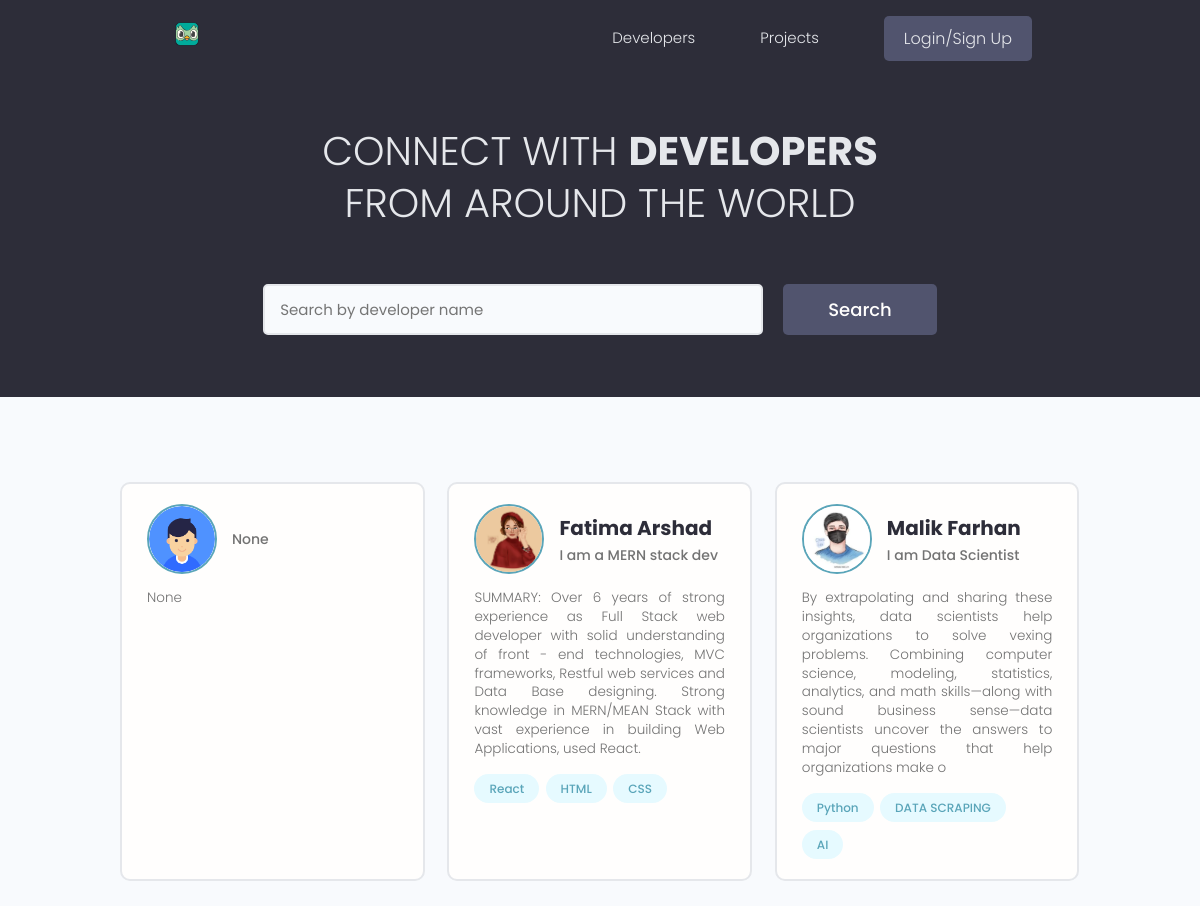
The page / on the database its author committed.
### users/models.py (models this page shows, shortened)
class Profile(models.Model):
    user = models.OneToOneField(User, on_delete=models.CASCADE, null=True, blank=True)
    name = models.CharField(max_length=200, blank=True, null=True)
    email = models.EmailField(max_length=500, blank=True, null=True)
    username = models.CharField(max_length=200, blank=True, null=True)
    location = models.CharField(max_length=200, blank=True, null=True)
    short_intro = models.CharField(max_length=200, blank=True, null=True)
    bio = models.TextField(blank=True, null=True)
    profile_image = models.ImageField(null=True, blank=True, upload_to='profiles/', default='profiles/user_default.png')
    social_github = models.CharField(max_length=200, blank=True, null=True)
    social_twitter = models.CharField(max_length=200, blank=True, null=True)
    social_linkedin = models.CharField(max_length=200, blank=True, null=True)
    social_stackoverflow = models.CharField(max_length=200, blank=True, null=True)
    created = models.DateField(auto_now_add=True)
    id = models.UUIDField(default=uuid.uuid4, unique=True, primary_key=True, editable=False)
    @property
    def imageURL(self):
        try:
            url = self.profile_image.url
        except:
            url = ''
        return url

class Skill(models.Model):
    owner = models.ForeignKey(Profile, on_delete=models.CASCADE, null=True, blank=True)
    name = models.CharField(max_length=200, blank=True, null=True)
    description = models.TextField(null=True, blank=True)
    created = models.DateField(auto_now_add=True)
    id = models.UUIDField(default=uuid.uuid4, unique=True, primary_key=True, editable=False)
    def __str__(self):
        return str(self.name)

### users/views.py (the view)
# urls.py: path("", profiles, name="profiles"),
def profiles(request):
    profiles, search_query = searchProfiles(request)
    custom_range, profiles = paginationProfiles(request, profiles, 3)
    context = {'profiles': profiles, 'search_query': search_query, 'custom_range': custom_range}
    return render(request, 'users/profiles.html', context)

### users/utils.py (called while the page is built)
def paginationProfiles(request, profiles, results):
    page = request.GET.get('page')
    paginator = Paginator(profiles, results)
    try:
        profiles = paginator.page(page)
    except PageNotAnInteger:
        page = 1
        profiles = paginator.page(page)
    except EmptyPage:
        page = paginator.num_pages
        profiles = paginator.page(page)
    leftIndex = (int(page) - 1)
    if leftIndex < 1:
        leftIndex = 1
    rightIndex = (int(page) + 2)
    if rightIndex > paginator.num_pages:
        rightIndex = paginator.num_pages + 1
    custom_range = range(leftIndex, rightIndex)
    return custom_range, profiles

def searchProfiles(request):
    search_query = ''
    if request.GET.get('search_query'):
        search_query = request.GET.get('search_query')
    skills = Skill.objects.filter(name__icontains=search_query)
    profiles = Profile.objects.distinct().filter(
        Q(name__icontains=search_query) |
        Q(short_intro__icontains=search_query) |
        Q(skill__in=skills)
    )
    return profiles, search_query

### users/templates/users/profiles.html (shortened to what this page needs)
{% extends 'main.html' %}
{% block content %}
  <main class="home">
    <section class="hero-section text-center">
      <div class="container container--narrow">
        <div class="hero-section__box">
          <h2>CONNECT WITH <span>DEVELOPERS</span></h2>
          <h2>FROM AROUND THE WORLD</h2>
        </div>
        <div class="hero-section__search">
          <form id="searchForm" class="form" action="{% url 'profiles' %}" method="get">
            <div class="form__field">
              <input class="input input--text" id="formInput#search" type="text" name="search_query"
                value="{{search_query}}" placeholder="Search by developer name" />
            </div>
            <input class="btn btn--sub btn--lg" type="submit" value="Search" />
          </form>
        </div>
      </div>
    </section>
    <section class="devlist">
      <div class="container">
        <div class="grid grid--three">
          {% for profile in profiles %}
          <div class="column card">
            <div class="dev">
              <a href="{% url 'user-profile' profile.id %}" class="card__body">
                <div class="dev__profile">
                  <img class="avatar avatar--md" src="{{ profile.imageURL }}" alt="image" />
                  <div class="dev__meta">
                    <h3>{{ profile.name }}</h3>
                    <h5>{{ profile.short_intro|slice:"60" }}</h5>
                  </div>
                </div>
                <p class="dev__info">{{ profile.bio|slice:"300" }}</p>
                <div class="dev__skills">
                  {% for skill in profile.skill_set.all|slice:"5" %}
                  <span class="tag tag--pill tag--main">
                    <small>{{ skill }}</small>
                  </span>
                  {% endfor %}
                </div>
              </a>
            </div>
          </div>
          {% endfor %}
        </div>
      </div>
    </section>
  </main>
{% endblock content %}

### templates/main.html (shortened to what this page needs)
<!DOCTYPE html>
{% load static %}
<html lang="en">
<head>
  <link rel="stylesheet" href="https://cdn.iconmonstr.com/1.3.0/css/iconmonstr-iconic-font.min.css" />
  <link rel="stylesheet" href="{% static 'uikit/styles/uikit.css' %}" />
  <link rel="stylesheet" href="{% static 'styles/app.css' %}" />
</head>
<body>
{% include 'navBar.html' %}
{% block content %}
{% endblock content %}
</body>
</html>

### templates/navBar.html (shortened to what this page needs)
{% load static %}
  <header class="header">
    <div class="container container--narrow">
      <a href="{% url 'profiles' %}" class="header__logo">
        <img src="{% static 'images/logo.svg' %}" alt="DevSearch Logo" />
      </a>
      <nav class="header__nav">
        <ul class="header__menu">
          <li class="header__menuItem"><a href="{% url 'profiles' %}">Developers</a></li>
          <li class="header__menuItem"><a href="{% url 'projects' %}">Projects</a></li>
          {% if request.user.is_authenticated %}
          <li class="header__menuItem"><a href="{% url 'inbox' %}">Inbox</a></li>
          <li class="header__menuItem"><a href="{% url 'account' %}">Account</a></li>
          <li class="header__menuItem"><a href="{% url 'logout' %}" class="btn btn--sub">Logout</a></li>
          {% else %}
          <li class="header__menuItem"><a href="{% url 'login' %}" class="btn btn--sub">Login/Sign Up</a></li>
          {% endif %}
        </ul>
      </nav>
    </div>
  </header>

### static/styles/app.css (style rules this page uses)
:root { --color-sub: #2d2d39; }
.btn--sub { background-color: var(--color-sub-light); }
.card { border: 2px solid var(--color-light); }
img { width: 100%; }
.header { position: sticky; z-index: 111; background-color: var(--color-sub); padding: 1.5rem 0; }
.header > .container { display: flex; justify-content: space-between; align-items: center; }
.header__logo > img { height: 3.8rem; }
.header__nav > ul { display: inline-flex; align-items: center; list-style: none; gap: 6.5rem; }
.header__menuItem > a { color: var(--color-light); font-weight: 300; }
.hero-section { height: 40vh; display: flex; align-items: center; background-color: var(--color-sub); }
.hero-section__box { margin-bottom: 4rem; }
.hero-section__box > h2, .hero-section__box > h2 > span { font-size: 4rem; color: var(--color-light); line-height: 1.3; text-transform: uppercase; }
.hero-section__box > h2 { font-weight: 300; }
.hero-section__box > h2 > span { font-weight: 700; }
.hero-section__search > .form { display: flex; align-items: center; justify-content: center; gap: 2rem; }
.hero-section__search > .form input.input--text { width: 50rem; }
.devlist { margin-top: 8rem; }
.devlist .grid { align-items: stretch; }
.devlist .dev .dev__profile { display: flex; align-items: center; gap: 1.5rem; }
.devlist .dev .dev__meta h3 { color: var(--color-sub); font-size: 2rem; font-weight: 700; }
.devlist .dev .dev__meta h5 { color: var(--color-text); font-size: 1.4rem; font-weight: 500; }
.devlist .dev .dev__info { margin: 1.5rem 0; font-size: 1.35rem; line-height: 1.4; text-align: justify; }

### static/uikit/styles/modules/_variables.css (style rules this page uses)
:root { --color-main: #5aa5b9; --color-main-light: #e6faff; --color-sub: #3f4156; --color-sub-light: #51546e; --color-sub-lighter: #ededfd; --color-text: #737373; --color-gray: #8b8b8b; --color-light: #e5e7eb; --color-light-gray: #767676; --color-bg: #f8fafd; --color-white: #fffefd; --color-white-light: #f3f3f3; --color-success: #359e64; --color-success-bg: #def8e8; --color-error: #fc4b0b; --color-error-bg: #fff2ee; --font-base: 'Poppins', arial, helvetica, 'Segoe UI', roboto, ubuntu, sans-serif; --font-monospace: 'Fira Code', 'Courier New', courier, monospace; --font-regular: 300; --font-medium: 500; --font-bold: 700; --generic-shadow: 1px 1px 5px #00000010; --generic-transition: all 0.3s ease-in-out; }

### static/uikit/styles/modules/_base.css (style rules this page uses)
* { margin: 0; padding: 0; box-sizing: border-box; text-rendering: optimizeLegibility; color: inherit; font-size: inherit; }
html { font-size: 50%; }
@media only screen and (min-width: 480px) { html { font-size: 56.25%; } }
@media only screen and (min-width: 1200px) { html { font-size: 62.5%; } }
body { line-height: 1.6; font-weight: 400; font-size: 1.5rem; color: var(--color-text); background-color: var(--color-bg); min-height: 100vh; }

### static/uikit/styles/modules/_typography.css (style rules this page uses)
* { font-family: var(--font-base); }
h2 { font-size: 3.6rem; font-weight: var(--font-bold); }
h3 { font-size: 3.2rem; font-weight: var(--font-medium); }
h5 { font-size: 2.4rem; font-weight: var(--font-medium); }
h5, h6 { font-weight: var(--font-regular); }
p, span, strong { font-size: 1.6rem; color: var(--color-text); font-weight: var(--font-regular); }
a { padding-bottom: 2px; text-decoration: none; display: inline-block; color: var(--color-main); font-weight: var(--font-medium); }

### static/uikit/styles/modules/_utilities.css (style rules this page uses)
.container { width: 92%; max-width: 165rem; margin: 0 auto; box-sizing: border-box; }
.container--narrow { width: 92%; max-width: 120rem; }
@media screen and (min-width: 1000px) { .container { width: 90%; } }
@media screen and (min-width: 1000px) { .container--narrow { width: 85%; } }
@media screen and (min-width: 1200px) { .container { width: 80%; } }
@media screen and (min-width: 1200px) { .container--narrow { width: 72%; } }
.text-center { text-align: center; }

### static/uikit/styles/modules/_avatar.css (style rules this page uses)
.avatar { border-radius: 50%; border: 2px solid var(--color-main); object-fit: cover; }
.avatar--md { height: 7rem; width: 7rem; }

### static/uikit/styles/modules/_button.css (style rules this page uses)
.btn { display: inline-block; position: relative; cursor: pointer; background-color: var(--color-light); font-weight: var(--font-medium); color: var(--color-sub); text-decoration: none; padding: 1rem 2rem; border-radius: 0.5rem; border: none; width: -webkit-fit-content; width: -moz-fit-content; width: fit-content; height: -webkit-fit-content; height: -moz-fit-content; height: fit-content; font-size: 1.6rem; outline-width: 0; outline-color: transparent; -webkit-backface-visibility: hidden; backface-visibility: hidden; transition: all 0.3s ease-in-out; }
.btn--sub { background-color: var(--color-sub); color: var(--color-white); }
.btn--lg { font-size: 1.8rem; padding: 1.2rem 4.5rem; }

### rows shown on the page
Profile: imageURL (placeholder picture), short_intro "None", bio "None"
Profile: imageURL (picture), name "Fatima Arshad", short_intro "I am a MERN stack dev", bio "SUMMARY: Over 6 years of strong experience as Full Stack web developer with solid understanding of front - end technologies, MVC frameworks, Restful web services and Data Base designing. Strong knowledge in MERN/MEAN Stack with vast experience in building Web Applications, used React."
Skill: name "React"
Skill: name "HTML"
Skill: name "CSS"
Profile: imageURL (picture), name "Malik Farhan", short_intro "I am Data Scientist", bio "By extrapolating and sharing these insights, data scientists help organizations to solve vexing problems. Combining computer science, modeling, statistics, analytics, and math skills—along with sound business sense—data scientists uncover the answers to major questions that help organizations make o"
Skill: name "Python"
Skill: name "DATA SCRAPING"
Skill: name "AI"
